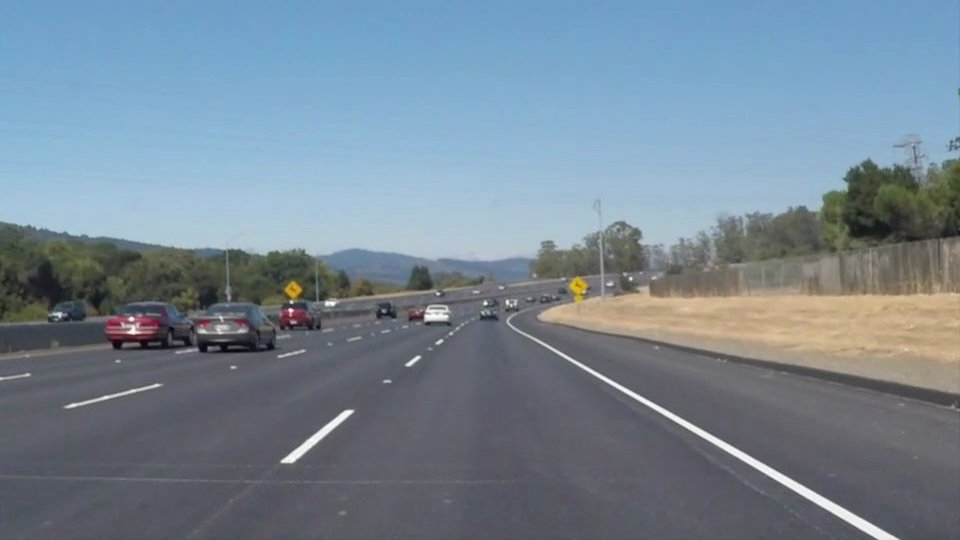
#> input picture test_images/solidWhiteCurve.jpg, 960 x 540 px; its folder holds only this picture in this run
$ jupyter execute --allow-errors P1.ipynb   (shell and % lines are left out)
#> lines starting #> are read from the running program, lines starting #| are printed output that depends on the picture; after the words box and inside, x2 and y2 are one past the last pixel; in counts of white or black regions, pixels touching at a corner belong together
# **Finding Lane Lines on the Road**
***
In this project, you will use the tools you learned about in the lesson to identify lane lines on the road.  You can develop your pipeline on a series of individual images, and later apply the result to a video stream (really just a series of images). Check out the video clip "raw-lines-example.mp4" (also contained in this repository) to see what the output should look like after using the helper functions below.

Once you have a result that looks roughly like "raw-lines-example.mp4", you'll need to get creative and try to average and/or extrapolate the line segments you've detected to map out the full extent of the lane lines.  You can see an example of the result you're going for in the video "P1_example.mp4".  Ultimately, you would like to draw just one line for the left side of the lane, and one for the right.

---
Let's have a look at our first image called 'test_images/solidWhiteRight.jpg'.  Run the 2 cells below (hit Shift-Enter or the "play" button above) to display the image.

**Note** If, at any point, you encounter frozen display windows or other confounding issues, you can always start again with a clean slate by going to the "Kernel" menu above and selecting "Restart & Clear Output".

---

**The tools you have are color selection, region of interest selection, grayscaling, Gaussian smoothing, Canny Edge Detection and Hough Tranform line detection.  You  are also free to explore and try other techniques that were not presented in the lesson.  Your goal is piece together a pipeline to detect the line segments in the image, then average/extrapolate them and draw them onto the image for display (as below).  Once you have a working pipeline, try it out on the video stream below.**

---

<figure>

 <figcaption>
 <p></p>
 <p style="text-align: center;"> Your output should look something like this (above) after detecting line segments using the helper functions below </p>
 </figcaption>
</figure>
 <p></p>
<figure>

 <figcaption>
 <p></p>
 <p style="text-align: center;"> Your goal is to connect/average/extrapolate line segments to get output like this</p>
 </figcaption>
</figure>

[cell 1]
#importing some useful packages
import matplotlib.pyplot as plt
import matplotlib.image as mpimg
import numpy as np
import cv2
import os

[cell 2]
IMAGE_TEST_DIR = 'test_images/'

DEBUG = True

#read an image
def readImage(imagePath):
#> called with imagePath = 'test_images/solidWhiteCurve.jpg'
    image = mpimg.imread(imagePath)
#> image is the input picture: shape (540, 960, 3); mean R, G, B 118.5, 134.5, 148.1
    if DEBUG:
        #printing out some stats and plotting
        print('Image ', imagePath,' is:', type(image), 'with dimesions:', image.shape)
#| Image  test_images/solidWhiteCurve.jpg  is: <class 'numpy.ndarray'> with dimesions: (540, 960, 3)
        plt.imshow(image) #call as plt.imshow(gray, cmap='gray') to show a grayscaled image
    return image

testInput = {}

for i in os.listdir(IMAGE_TEST_DIR):
    if ( i.endswith(".jpg") and not i.endswith("_p.jpg") ): #don't take processed jpg
        testInput[i] = readImage(IMAGE_TEST_DIR + i)

**Some OpenCV functions (beyond those introduced in the lesson) that might be useful for this project are:**

`cv2.inRange()` for color selection
`cv2.fillPoly()` for regions selection
`cv2.line()` to draw lines on an image given endpoints
`cv2.addWeighted()` to coadd / overlay two images
`cv2.cvtColor()` to grayscale or change color
`cv2.imwrite()` to output images to file
`cv2.bitwise_and()` to apply a mask to an image

**Check out the OpenCV documentation to learn about these and discover even more awesome functionality!**

Below are some helper functions to help get you started. They should look familiar from the lesson!

**The Good Old Kalman Filter**

[cell 3]
import cv2
import numpy as np
from scipy.linalg import block_diag

class LaneTracker:
    def __init__(self, n_lanes, proc_noise_scale, meas_noise_scale, process_cov_parallel=0, proc_noise_type='white'):
#> called with n_lanes = 2, proc_noise_scale = 1, meas_noise_scale = 20, process_cov_parallel = 0, proc_noise_type = 'white'
        self.n_lanes = n_lanes
        self.meas_size = 4 * self.n_lanes
        self.state_size = self.meas_size * 2
        self.contr_size = 0

        self.kf = cv2.KalmanFilter(self.state_size, self.meas_size, self.contr_size)
        self.kf.transitionMatrix = np.eye(self.state_size, dtype=np.float32)
        self.kf.measurementMatrix = np.zeros((self.meas_size, self.state_size), np.float32)
        for i in range(self.meas_size):
            self.kf.measurementMatrix[i, i*2] = 1

        if proc_noise_type == 'white':
            block = np.matrix([[0.25, 0.5],
                               [0.5, 1.]], dtype=np.float32)
            self.kf.processNoiseCov = block_diag(*([block] * self.meas_size)) * proc_noise_scale
        if proc_noise_type == 'identity':
            self.kf.processNoiseCov = np.eye(self.state_size, dtype=np.float32) * proc_noise_scale
        for i in range(0, self.meas_size, 2):
            for j in range(1, self.n_lanes):
                self.kf.processNoiseCov[i, i+(j*8)] = process_cov_parallel
                self.kf.processNoiseCov[i+(j*8), i] = process_cov_parallel

        self.kf.measurementNoiseCov = np.eye(self.meas_size, dtype=np.float32) * meas_noise_scale

        self.kf.errorCovPre = np.eye(self.state_size)

        self.meas = np.zeros((self.meas_size, 1), np.float32)
        self.state = np.zeros((self.state_size, 1), np.float32)

        self.first_detected = False

    def _update_dt(self, dt):
        for i in range(0, self.state_size, 2):
            self.kf.transitionMatrix[i, i+1] = dt

    # [15 lines left out: functions _first_detect, update, not called in this run]

    def predict(self, dt):
        if self.first_detected:
            self._update_dt(dt)
            state = self.kf.predict()
            lanes = []
            for i in range(0, len(state), 8):
                lanes.append((state[i], state[i+2], state[i+4], state[i+6]))
            return lanes
        else:
            return None


lt = LaneTracker(2, 1, 20)

[cell 4]
import math

predicted = lt.predict(1)

SMOOTH = False

def perp( a ) :
    b = np.empty_like(a)
    b[0] = -a[1]
    b[1] = a[0]
    return b

def seg_intersect(a1,a2, b1,b2):
    da = a2-a1
    db = b2-b1
    dp = a1-b1
    dap = perp(da)
    denom = np.dot( dap, db)
    num = np.dot( dap, dp )
    return (num / denom)*db + b1

# [8 lines left out: function grayscale, not called in this run]

def filterYellowWhite(img):
    # Applies the filter transform to get Yellow and White
    # Convert BGR to HSV
    hsv = cv2.cvtColor(img, cv2.COLOR_BGR2HSV)

    # define range of yellow color in HSV
    lower_yellow = np.array([20,100,100])
    upper_yellow = np.array([30,255,255])

     # define range of white color in HSV
    lower_white = np.array([0,0,0])
    upper_white = np.array([0,0,255])


    # Threshold the HSV image to get only yellow colors
    mask_yellow = cv2.inRange(hsv, lower_yellow, upper_yellow)
    # Threshold the HSV image to get only white colors
    mask_white = cv2.inRange(hsv, lower_white, upper_white)

     # Bitwise-OR mask
    masked_yellow = cv2.bitwise_or(hsv,hsv, mask= mask_yellow)
    masked_white = cv2.bitwise_or(hsv,hsv, mask= mask_white)
    return cv2.bitwise_or(masked_yellow, masked_white)


def canny(img, low_threshold, high_threshold):
    """Applies the Canny transform"""
    return cv2.Canny(img, low_threshold, high_threshold)

def gaussian_blur(img, kernel_size):
    """Applies a Gaussian Noise kernel"""
    return cv2.GaussianBlur(img, (kernel_size, kernel_size), 0)

def region_of_interest(img, vertices):
    """
    Applies an image mask.

    Only keeps the region of the image defined by the polygon
    formed from `vertices`. The rest of the image is set to black.
    """
    #defining a blank mask to start with
    mask = np.zeros_like(img)

    #defining a 3 channel or 1 channel color to fill the mask with depending on the input image
    if len(img.shape) > 2:
        channel_count = img.shape[2]  # i.e. 3 or 4 depending on your image
        ignore_mask_color = (255,) * channel_count
    else:
        ignore_mask_color = 255

    #filling pixels inside the polygon defined by "vertices" with the fill color
    cv2.fillPoly(mask, vertices, ignore_mask_color)

    #returning the image only where mask pixels are nonzero
    masked_image = cv2.bitwise_and(img, mask)
    return masked_image

# [5 lines left out: function draw_predicted_lines, not called in this run]


def draw_lines(img, lines, color=[255, 0, 0], thickness=2):
    """
    NOTE: this is the function you might want to use as a starting point once you want to
    average/extrapolate the line segments you detect to map out the full
    extent of the lane (going from the result shown in raw-lines-example.mp4
    to that shown in P1_example.mp4).

    Think about things like separating line segments by their
    slope ((y2-y1)/(x2-x1)) to decide which segments are part of the left
    line vs. the right line.  Then, you can average the position of each of
    the lines and extrapolate to the top and bottom of the lane.

    This function draws `lines` with `color` and `thickness`.
    Lines are drawn on the image inplace (mutates the image).
    If you want to make the lines semi-transparent, think about combining
    this function with the weighted_img() function below
    """
    largestLeftLineSize = 0
    largestRightLineSize = 0
    largestLeftLine = (0,0,0,0)
    largestRightLine = (0,0,0,0)
    predicted = lt.predict(1)

    for line in lines:
        for x1, y1, x2, y2 in line:
            size = math.hypot(x2 - x1, y2 - y1)
            dx, dy = x2 - x1, y2 - y1
            angle = np.arctan2(dy, dx) * (180/np.pi)
            if (angle > 20): #right
                if (size > largestRightLineSize):
                    largestRightLine = (x1, y1, x2, y2)
                    largestRightLineSize = size
                cv2.line(img, (x1, y1), (x2, y2), color, thickness)
            elif (angle < -20): #left
                if (size > largestLeftLineSize):
                    largestLeftLine = (x1, y1, x2, y2)
                    largestLeftLineSize = size
                cv2.line(img, (x1, y1), (x2, y2), color, thickness)


    #Extrapolate segement from horizon line of the screen and bottom image
    imgHeight, imgWidth = (img.shape[0], img.shape[1])
    upLinePoint1 = np.array( [0, int(imgHeight - (imgHeight/3))] )
    upLinePoint2 = np.array( [int(imgWidth), int(imgHeight - (imgHeight/3))] )
    downLinePoint1 = np.array( [0, int(imgHeight)] )
    downLinePoint2 = np.array( [int(imgWidth), int(imgHeight)] )

    # Intersection of left lane and segment above
    p3 = np.array( [largestLeftLine[0], largestLeftLine[1]] )
    p4 = np.array( [largestLeftLine[2], largestLeftLine[3]] )
    upLeftPoint = seg_intersect(upLinePoint1,upLinePoint2, p3,p4)
    downLeftPoint = seg_intersect(downLinePoint1,downLinePoint2, p3,p4)

    if (math.isnan(upLeftPoint[0]) or math.isnan(downLeftPoint[0])):
        draw_predicted_lines()
        return

    # Intersection of right lane and segment above
    p5 = np.array( [largestRightLine[0], largestRightLine[1]] )
    p6 = np.array( [largestRightLine[2], largestRightLine[3]] )
    upRightPoint = seg_intersect(upLinePoint1,upLinePoint2, p5,p6)
    downRightPoint = seg_intersect(downLinePoint1,downLinePoint2, p5,p6)

    if (math.isnan(upRightPoint[0]) or math.isnan(downRightPoint[0])):
        draw_predicted_lines()
        return

    lineLeft = (upLeftPoint[0], upLeftPoint[1], downLeftPoint[0], downLeftPoint[1])
    lineRight = (upRightPoint[0], upRightPoint[1], downRightPoint[0], downRightPoint[1])

    if SMOOTH:
        lt.update([lineLeft, lineRight])
    else:
        cv2.line(img, (int(upLeftPoint[0]), int(upLeftPoint[1])), (int(downLeftPoint[0]), int(downLeftPoint[1])), [255, 255, 255], 8) #draw left line
        cv2.line(img, (int(upRightPoint[0]), int(upRightPoint[1])), (int(downRightPoint[0]), int(downRightPoint[1])), [255, 255, 255], 8) #draw right line


def hough_lines(img, rho, theta, threshold, min_line_len, max_line_gap):
    """
    `img` should be the output of a Canny transform.

    Returns an image with hough lines drawn.
    """
    lines = cv2.HoughLinesP(img, rho, theta, threshold, np.array([]), minLineLength=min_line_len, maxLineGap=max_line_gap)
    line_img = np.zeros((img.shape[0], img.shape[1], 3), dtype=np.uint8)
    draw_lines(line_img, lines)
    return line_img

# Python 3 has support for cool math symbols.

def weighted_img(img, initial_img, α=0.8, β=1., λ=0.):
    """
    `img` is the output of the hough_lines(), An image with lines drawn on it.
    Should be a blank image (all black) with lines drawn on it.

    `initial_img` should be the image before any processing.

    The result image is computed as follows:

    initial_img * α + img * β + λ
    NOTE: initial_img and img must be the same shape!
    """
    return cv2.addWeighted(initial_img, α, img, β, λ)

## Test on Images

Now you should build your pipeline to work on the images in the directory "test_images"
**You should make sure your pipeline works well on these images before you try the videos.**

[cell 5]
import os
print(testInput.keys())
#| dict_keys(['solidWhiteCurve.jpg'])

run your solution on all test_images and make copies into the test_images directory).

[cell 6]
def drawLaneLines(image, smooth=False):
    imageShape = image.shape

    SMOOTH = smooth #not need Kalman Filter on single image processing
    #Grayscale
    grayscaledImage = filterYellowWhite(image)
    plt.subplot(2,2,1)
    plt.imshow(grayscaledImage, cmap="gray")
    #Gaussian Blur
    blurredGrayscaledImage = gaussian_blur(image, 5)

    #Canny edge detection
    edgesImage = canny(blurredGrayscaledImage, 50, 150)

    #Masked
    vertices = np.array([[(0,imageShape[0]),(465, 320), (475, 320), (imageShape[1],imageShape[0])]],
    dtype=np.int32)
    maskedEdges = region_of_interest(edgesImage, vertices)
    maskedEdgesImageBW = cv2.cvtColor(maskedEdges, cv2.COLOR_GRAY2BGR)
    plt.subplot(2,2,2)
    plt.imshow(maskedEdgesImageBW)

    # Hough lines
    rho = 2 # distance resolution in pixels of the Hough grid
    theta = np.pi/180 # angular resolution in radians of the Hough grid
    threshold = 45     # minimum number of votes (intersections in Hough grid cell)
    min_line_len = 20 #minimum number of pixels making up a line
    max_line_gap = 100    # maximum gap in pixels between connectable line segments
    linesImage = hough_lines(maskedEdges, rho, theta, threshold, min_line_len, max_line_gap)

    linesImageRGB = cv2.cvtColor(linesImage, 0)
    plt.subplot(2,2,3)
    plt.imshow(linesImageRGB)
    # Combine lines image with original image
    finalImage = weighted_img(linesImage, image)
    ## Plot final image
    plt.subplot(2,2,4)
    plt.imshow(finalImage)
    return finalImage


for imageName, image in testInput.items():
    processedImage = drawLaneLines(image)
    new_name = os.path.splitext(imageName)[0]+'_p.jpg'
    print(new_name)
    mpimg.imsave(IMAGE_TEST_DIR + new_name, processedImage)
#> this loop made 1 pass
#> (imageName, imageShape in drawLaneLines, SMOOTH in drawLaneLines, vertices in drawLaneLines) on pass 1: ('solidWhiteCurve.jpg', (540, 960, 3), False, [[0, 540], [465, 320], [475, 320], [960, 540]])
#> (printed output is left out)
#> pass 1, in filterYellowWhite, `mask_yellow = cv2.inRange(hsv, lower_yellow, upper_yellow)`:
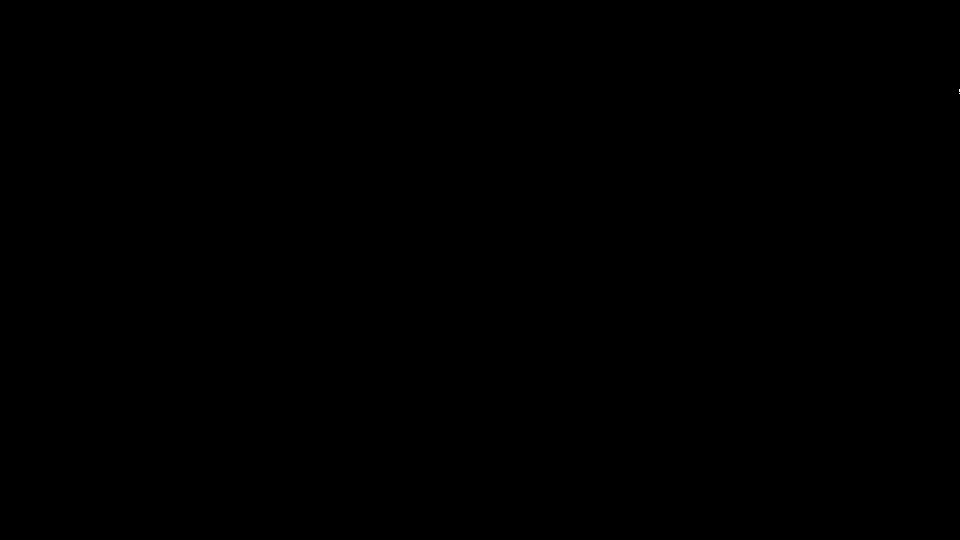
#> mask_yellow: shape (540, 960); 0% white in thin lines or dots, all inside (x1, y1, x2, y2) = (959, 89, 960, 94)
#> pass 1, in filterYellowWhite, `mask_white = cv2.inRange(hsv, lower_white, upper_white)`:
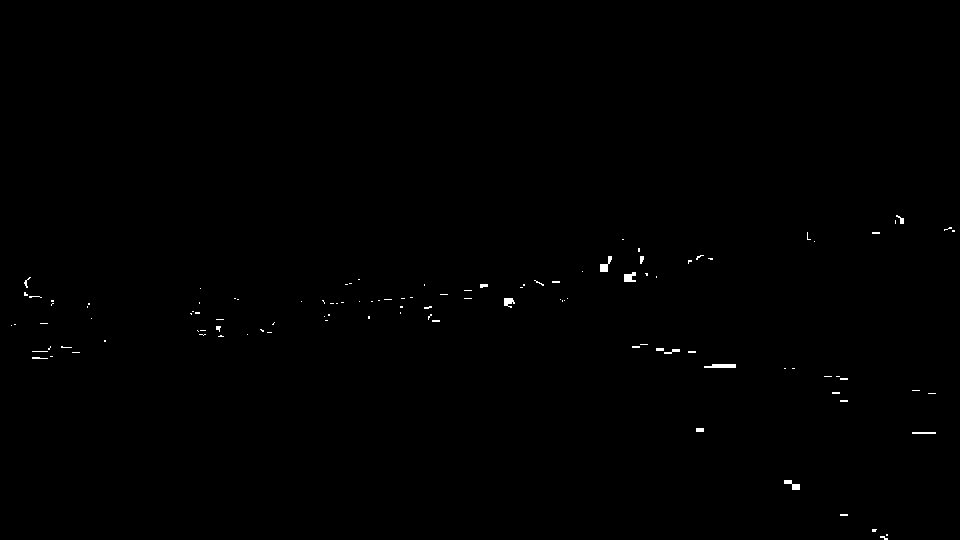
#> mask_white: shape (540, 960); 0.26% white; 112 white regions (97 under 20 px), largest, box (x1, y1, x2, y2) and area: (704, 364, 736, 368) 112, (600, 256, 612, 272) 90, (624, 272, 636, 282) 88
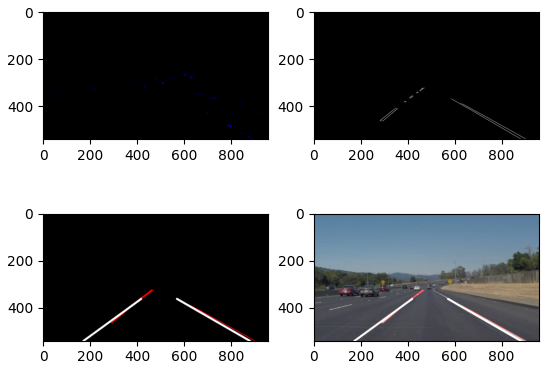
#> figure drawn by matplotlib, 4 panels; B, G, R data is drawn as R, G, B

$ run again, on test_images/solidYellowCurve.jpg
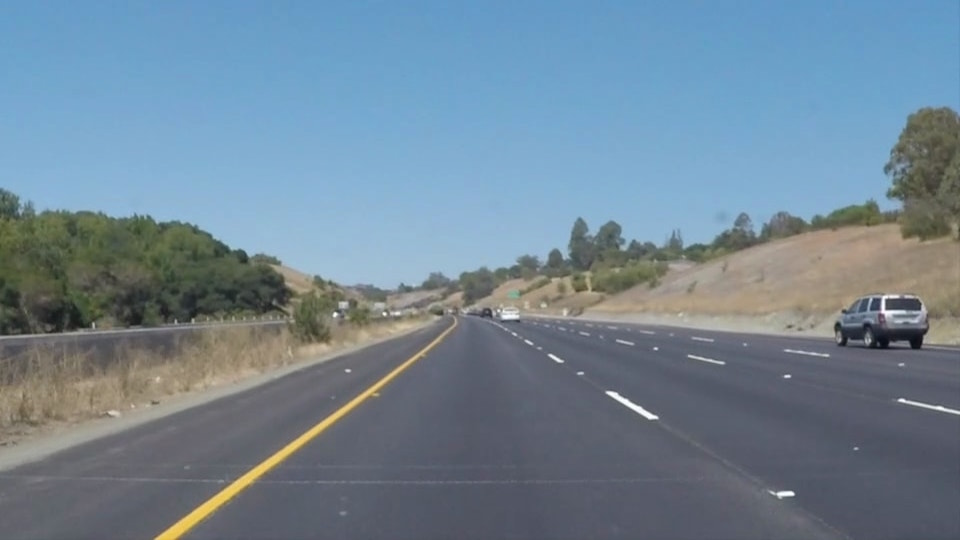
#> input picture test_images/solidYellowCurve.jpg, 960 x 540 px
#> in readImage, image is the input picture: shape (540, 960, 3); mean R, G, B 113, 133.4, 149
#| Image  test_images/solidYellowCurve.jpg  is: <class 'numpy.ndarray'> with dimesions: (540, 960, 3)
#| dict_keys(['solidYellowCurve.jpg'])
#> the loop `for imageName, image in testInput.items():` made 1 pass
#> (imageName, imageShape in drawLaneLines, SMOOTH in drawLaneLines, vertices in drawLaneLines) on pass 1: ('solidYellowCurve.jpg', (540, 960, 3), False, [[0, 540], [465, 320], [475, 320], [960, 540]])
#> (printed output is left out)
#> pass 1, in filterYellowWhite, `mask_white = cv2.inRange(hsv, lower_white, upper_white)`:
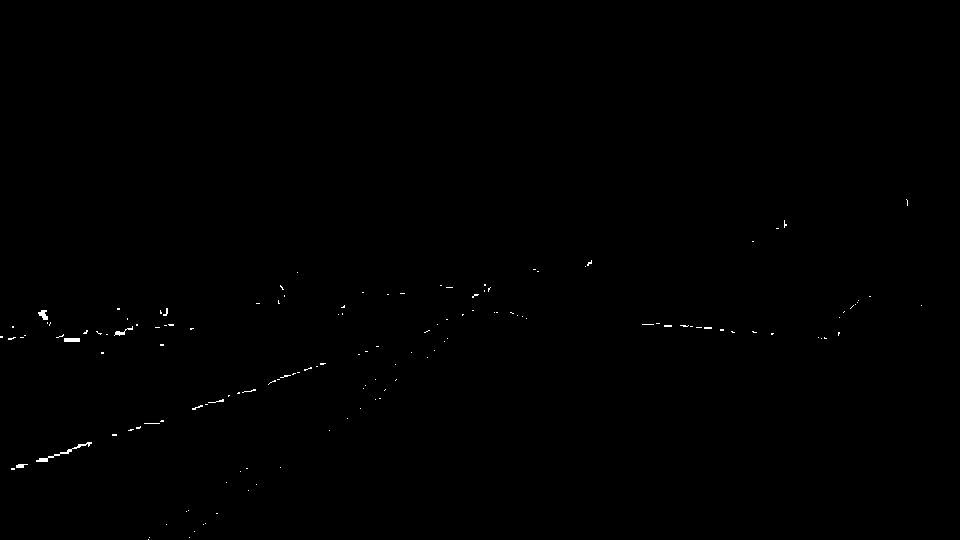
#> mask_white: shape (540, 960); 0.19% white in thin lines or dots, all inside (x1, y1, x2, y2) = (0, 199, 922, 540)
#> `[cell 6] def drawLaneLines(image, smooth=False): imageShape = image.sh..`:
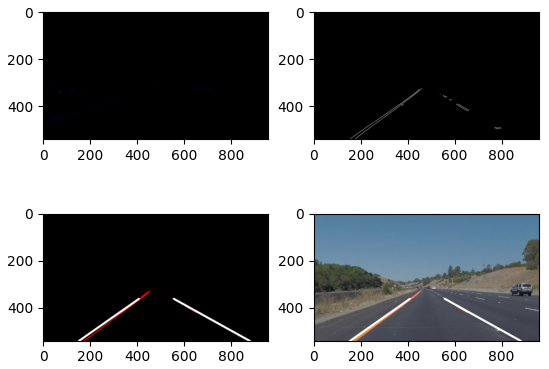
#> figure drawn by matplotlib, 4 panels; B, G, R data is drawn as R, G, B
